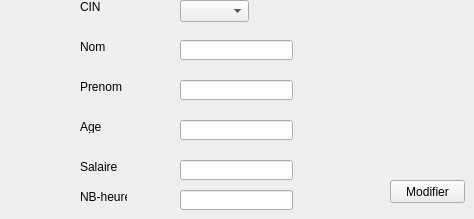
      <widget class="QWidget" name="tab_12">
       <attribute name="title">
        <string> Modifier un Employe</string>
       </attribute>
       <widget class="QLabel" name="label_19">
        <property name="geometry">
         <rect>
          <x>80</x>
          <y>0</y>
          <width>47</width>
          <height>13</height>
         </rect>
        </property>
        <property name="text">
         <string>CIN</string>
        </property>
       </widget>
       <widget class="QLabel" name="label_20">
        <property name="geometry">
         <rect>
          <x>80</x>
          <y>40</y>
          <width>47</width>
          <height>13</height>
         </rect>
        </property>
        <property name="text">
         <string>Nom</string>
        </property>
       </widget>
       <widget class="QLabel" name="label_21">
        <property name="geometry">
         <rect>
          <x>80</x>
          <y>80</y>
          <width>47</width>
          <height>13</height>
         </rect>
        </property>
        <property name="text">
         <string>Prenom</string>
        </property>
       </widget>
       <widget class="QLabel" name="label_22">
        <property name="geometry">
         <rect>
          <x>80</x>
          <y>120</y>
          <width>47</width>
          <height>13</height>
         </rect>
        </property>
        <property name="text">
         <string>Age</string>
        </property>
       </widget>
       <widget class="QLabel" name="label_23">
        <property name="geometry">
         <rect>
          <x>80</x>
          <y>160</y>
          <width>47</width>
          <height>13</height>
         </rect>
        </property>
        <property name="text">
         <string>Salaire</string>
        </property>
       </widget>
       <widget class="QLabel" name="label_24">
        <property name="geometry">
         <rect>
          <x>80</x>
          <y>190</y>
          <width>47</width>
          <height>13</height>
         </rect>
        </property>
        <property name="text">
         <string>NB-heure</string>
        </property>
       </widget>
       <widget class="QLineEdit" name="lineEdit_2">
        <property name="geometry">
         <rect>
          <x>180</x>
          <y>40</y>
          <width>113</width>
          <height>20</height>
         </rect>
        </property>
       </widget>
       <widget class="QLineEdit" name="lineEdit_3">
        <property name="geometry">
         <rect>
          <x>180</x>
          <y>80</y>
          <width>113</width>
          <height>20</height>
         </rect>
        </property>
       </widget>
       <widget class="QLineEdit" name="lineEdit_4">
        <property name="geometry">
         <rect>
          <x>180</x>
          <y>120</y>
          <width>113</width>
          <height>20</height>
         </rect>
        </property>
       </widget>
       <widget class="QLineEdit" name="lineEdit_5">
        <property name="geometry">
         <rect>
          <x>180</x>
          <y>160</y>
          <width>113</width>
          <height>20</height>
         </rect>
        </property>
       </widget>
       <widget class="QLineEdit" name="lineEdit_6">
        <property name="geometry">
         <rect>
          <x>180</x>
          <y>190</y>
          <width>113</width>
          <height>20</height>
         </rect>
        </property>
       </widget>
       <widget class="QPushButton" name="pushButton_2">
        <property name="geometry">
         <rect>
          <x>390</x>
          <y>180</y>
          <width>75</width>
          <height>23</height>
         </rect>
        </property>
        <property name="text">
         <string>Modifier</string>
        </property>
       </widget>
       <widget class="QComboBox" name="comb">
        <property name="geometry">
         <rect>
          <x>180</x>
          <y>0</y>
          <width>69</width>
          <height>22</height>
         </rect>
        </property>
       </widget>
      </widget>
